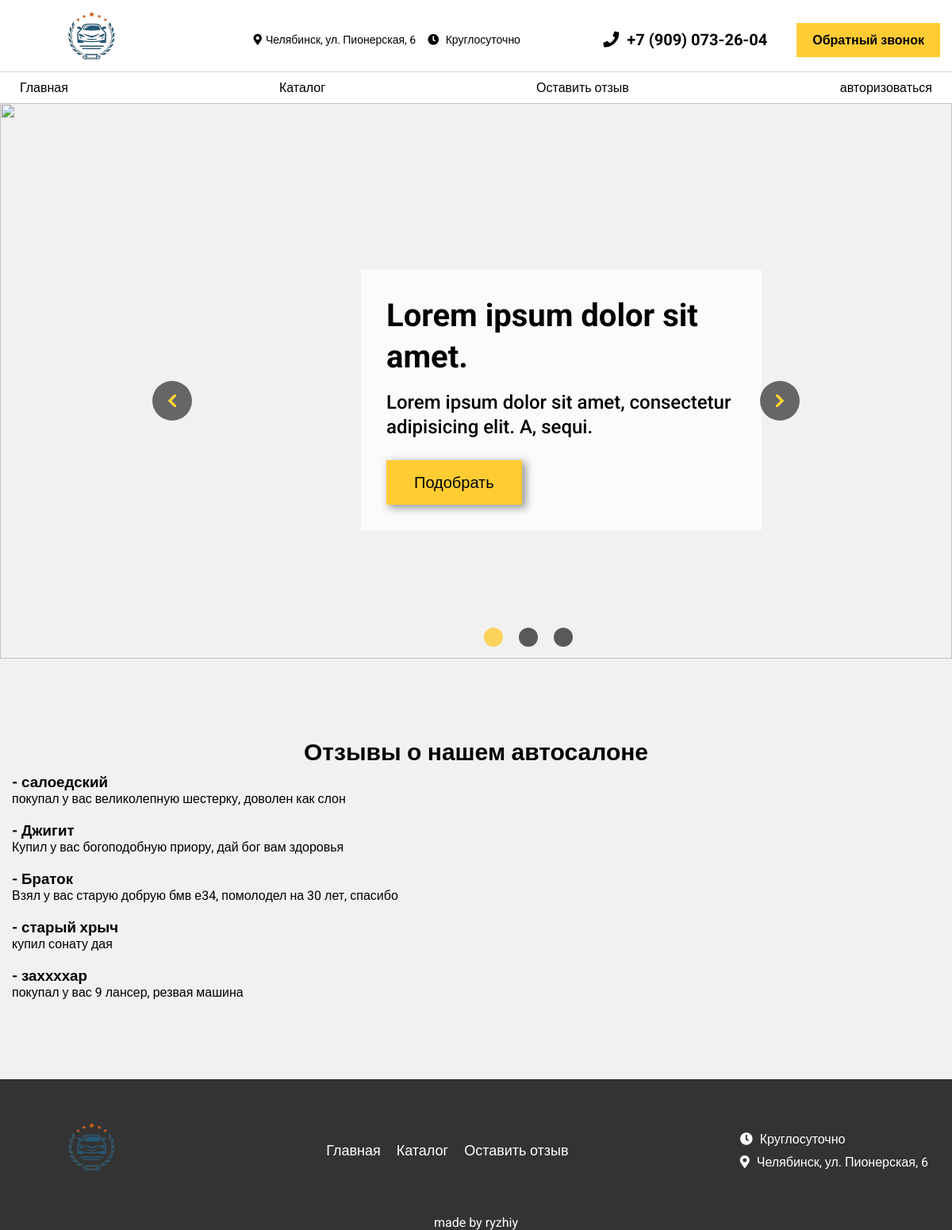
The page / on the database its author committed.
### tables this page shows
CREATE TABLE `reviews` (
  `id` int NOT NULL,
  `name` varchar(255) NOT NULL,
  `review` varchar(225) NOT NULL
);

### index.php (the view, shortened to what this page needs)
<!DOCTYPE html>
<html lang="ru">
<head>
    <link rel="stylesheet" href="iconstfont.css">
    <link rel="stylesheet" type="text/css" href="https://cdn.jsdelivr.net/npm/slick-carousel@1.8.1/slick/slick.css" />
    <link rel="stylesheet" href="style.css">
</head>
<body>
    <header class="header">
        <div class="container">
            <div class="header__inner">
                <div class="logo">
                    <img src="img/logo.png" alt="">
                </div>
                <div class="adress__info">
                    <div class="adrees"><i class="fas fa-map-marker-alt"></i>Челябинск, ул. Пионерская, 6</div>
                    <div class="opening__hours"><i class="fas fa-clock"></i> Круглосуточно</div>
                </div>
                <div class="contact__info">
                    <div class="phone"><i class="fa fa-phone" aria-hidden="true"></i>+7 (909) 073-26-04</div>
                    <a class="back__call" href="tel:+79090732604">Обратный звонок</a>
                </div>
            </div>
        </div>
    </header>
    <nav class="nav">
        <div class="container">
            <ul class="nav__list">
                <li><a href="index.php">Главная</a></li>
                <li><a href="catalog.php">Каталог</a></li>
                <li><a href="review-page.php">Оставить отзыв</a></li>
                <?php
                if ($_SESSION["auth"]) {
                    ?>
                    <li><a href="admin-panel.php">панель управления</a></li>
                    <li><a href="logout.php">выйти</a></li>
                <?}
                else {?>
                   <li><a href="auth.php">авторизоваться</a></li>
                <?}
                ?>
            </ul>
        </div>
    </nav>
    <section class="slider__section">
        <div class="slider">
            <div class="slider__item">
                <img src="img/kopeika.jpg" alt="">
                <div class="slider__item-content">
                    <div class="slider__item-title">Lorem ipsum dolor sit amet.</div>
                    <div class="slider__item-text">Lorem ipsum dolor sit amet, consectetur adipisicing elit. A, sequi.
                    </div>
                    <div class="slider__item-btn">Подобрать</div>
                </div>
            </div>
        </div>
    </section>
    <section class="reviews">
        <div class="container">
            <h1 class="review__title">Отзывы о нашем автосалоне</h1>
            <?php
                include_once "bdconnect.php";
                $result = mysqli_query($link,"SELECT * FROM reviews");
                while ($row = mysqli_fetch_array($result)) {
                  ?>
                    <div class="review">
                        <h3>- <?echo $row["name"]?></h3>
                        <p><?echo $row["review"]?></p>
                    </div>
                <?}
            ?>
        </div>
    </section>
    <footer class="footer">
        <div class="container">
            <div class="footer__inner">
                <div class="footer__content">
                    <div class="logo">
                        <img src="img/logo.png" alt="">
                    </div>
                    <ul class="footer__menu">
                        <li><a href="index.php">Главная</a></li>
                        <li><a href="catalog.php">Каталог</a></li>
                        <li><a href="review-page.php">Оставить отзыв</a></li>
                    </ul>
                    <div class="footer__contact">
                        <div class="opening__hours"><i class="fas fa-clock"></i> Круглосуточно</div>
                        <div class="adrees"><i class="fas fa-map-marker-alt"></i>Челябинск, ул. Пионерская, 6</div>
                    </div>
                </div>
            </div>
            <div class="copyright">made by ryzhiy</div>
        </div>
    </footer>
</body>
</html>

### style.css (style rules this page uses)
* { margin: 0; padding: 0; box-sizing: border-box; }
body { font-family: 'Roboto', sans-serif; font-size: 16px; background-color: #f1f1f1; }
a { text-decoration: none; color: inherit; }
ul { list-style: none; padding: 0; margin: 0; }
.container { max-width: 1300px; padding: 0 15px; margin: 0 auto; }
.header,.nav { background-color: #fff; }
.header__inner { display: flex; justify-content: space-between; align-items: center; padding-top: 10px; }
.logo { width: 200px; height: 80px; }
.logo > img { width: 200px; height: 70px; object-fit: contain; }
.adress__info { display: flex; font-size: 14px; }
.adress__info i { margin-right: 5px; }
.adrees { margin-right: 15px; }
.contact__info { display: flex; font-weight: 700; align-items: center; }
.phone { margin-right: 37px; font-size: 20px; }
.phone > i { margin-right: 10px; }
.back__call { padding: 12px 20px; background-color: #fc3; }
.nav { border-top: 1px solid #d8d6d6; }
.nav__list { display: flex; justify-content: space-between; padding: 10px; }
.slider__item { position: relative; display: flex; justify-content: flex-end; }
.slider__item-content { position: absolute; top: 30%; right: 20%; max-width: 505px; padding: 32px; background-color: rgba(255, 255, 255, .7); display: flex; align-items: flex-start; flex-direction: column; }
.slider__item > img { height: 700px; width: 100%; object-fit: cover; }
.slider__item-title { font-size: 40px; line-height: 52px; font-weight: 700; }
.slider__item-text { font-size: 24px; line-height: 31.2px; font-weight: 500; margin: 16px 0; }
.slider__item-btn { padding: 16px 35px; background-color: #fc3; font-weight: 500; font-size: 20px; margin-top: 10px; box-shadow: 4px 3px 10px 1px #979797; }
.footer { background-color: #333; color: white; }
.footer__inner { padding-bottom: 1px; padding-top: 50px; }
.footer__content { display: flex; justify-content: space-between; align-items: center; flex-wrap: wrap; }
.footer__menu { display: flex; }
.footer__menu > li { margin-right: 20px; font-size: 18px; }
.copyright { text-align: center; margin: 40px 0 0; }
.footer__contact .opening__hours { margin-bottom: 10px; }
.footer__contact i { margin-right: 5px; width: 16px; height: 16px; }
.reviews { margin: 100px 0; }
.review__title { text-align: center; font-size: 30px; margin: 10px; }
.review { margin-bottom: 20px; }

### rows shown on the page
reviews: name "салоедский", review "покупал у вас великолепную шестерку, доволен как слон"
reviews: name "Джигит", review "Купил у вас богоподобную приору, дай бог вам здоровья"
reviews: name "Браток", review "Взял у вас старую добрую бмв е34, помолодел на 30 лет, спасибо"
reviews: name "старый хрыч", review "купил сонату дая"
reviews: name "заххххар", review "покупал у вас 9 лансер, резвая машина"
